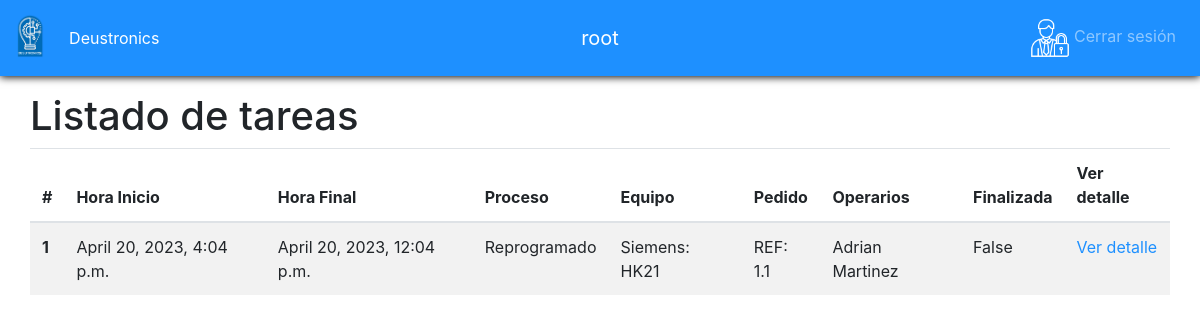
/tareas/ (signed in), run on an earlier commit of the app's database.
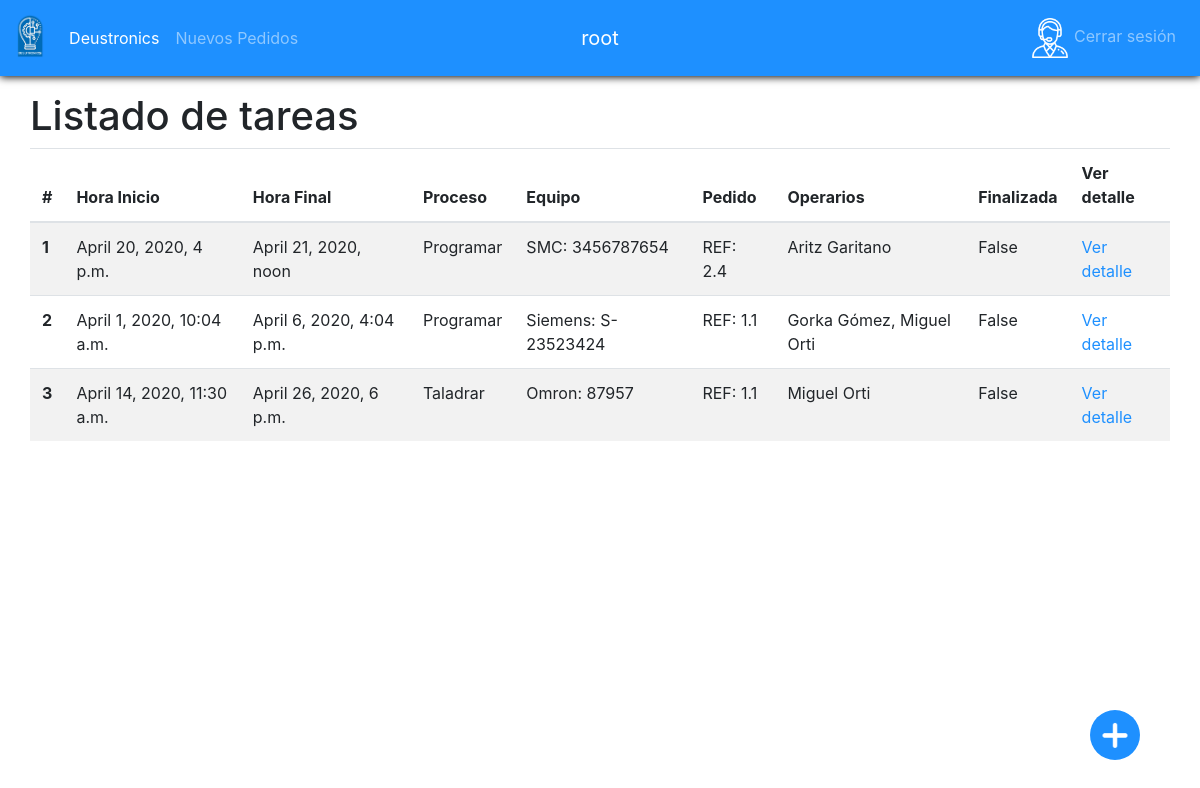
And on a later commit of the database.
### app/models.py (models this page shows, shortened)
class Tarea(models.Model):
    finalizada = models.BooleanField(default=False)
    hora_inicio = models.DateTimeField()
    hora_fin = models.DateTimeField()
    equipo = models.ForeignKey(Equipo, on_delete=models.SET_NULL, null=True)
    proceso = models.ForeignKey(Proceso, on_delete=models.SET_NULL, null=True)
    pedido = models.ForeignKey(Pedido, on_delete=models.SET_NULL, null=True)
    empleados_asignados = models.ManyToManyField(Empleado)

class Proceso(models.Model):
    nombre = models.CharField(max_length=100)
    def __str__(self):
       return self.nombre

class Equipo(models.Model):
    marca = models.CharField(max_length=100)
    modelo = models.CharField(max_length=100)
    tipo = models.ForeignKey(TipoEquipo, on_delete=models.SET_NULL, null=True)
    fecha_adquisicion = models.DateField()
    fecha_instalacion = models.DateField()
    fecha_ultimo_mantenimiento = models.DateField()
    def __str__(self):
       return str(f"{self.marca}: {self.modelo}")

class Pedido(models.Model):
    planificado = models.BooleanField()
    producido = models.BooleanField()
    cantidad = models.IntegerField()
    catalogo = models.ForeignKey(
        Catalogo, on_delete=models.SET_NULL, null=True)
    cliente = models.ForeignKey(Cliente, on_delete=models.SET_NULL, null=True)
    importe=models.FloatField()
    def __str__(self):
       return str(f"REF: {self.cliente.id}.{self.id}")

class Cliente(models.Model):
    nombre = models.CharField(max_length=100)
    usuario = models.ForeignKey(User, on_delete=models.CASCADE,unique=True)

class Empleado(models.Model):
    dni = models.CharField(max_length=9)
    nombre = models.CharField(max_length=100)
    apellido1 = models.CharField(max_length=100)
    apellido2 = models.CharField(max_length=100)
    telefono = models.CharField(max_length=15)
    usuario = models.ForeignKey(User, on_delete=models.CASCADE,unique=True)
    def __str__(self):
       return str(f"{self.nombre} {self.apellido1}")

### app/views.py (the view, shortened to what this page needs)
# urls.py: path('tareas/', login_required(views.TareaListView.as_view()), name='tarea_lista'),
class TareaListView(View):
    def get(self, req, *args, **kwargs):
        form =TareaForm()
        data=Tarea.objects.all()
        context={'form':form,'tareas':data, 'urlBotonFlotante':reverse('tarea_create')}
        return render(req, 'tarea_lista.html', context)

### app/templatetags/sesion_tags.py (called while the page is built)
@register.filter(name='has_group')
def has_group(user, group_name):
    return user.groups.filter(name=group_name).exists()

### app/templates/tarea_lista.html
{%extends 'base.html'%} {% block content%}
<h1>
  Listado de tareas
</h1>
<table class="table table-striped">
  <thead>
    <tr>
      <th scope="col">#</th>
      <th scope="col">Hora Inicio</th>
      <th scope="col">Hora Final</th>
      <th scope="col">Proceso</th>
      <th scope="col">Equipo</th>
      <th scope="col">Pedido</th>
      <th scope="col">Operarios</th>
      <th scope="col">Finalizada</th>
      <th scope="col">Ver detalle</th>
    </tr>
  </thead>
  <tbody>
    {%for tarea in tareas%}
    <tr>
      <th scope="row">{{tarea.id}}</th>
      <td>{{tarea.hora_inicio}}</td>
      <td>{{tarea.hora_fin}}</td>
      <td>{{tarea.proceso}}</td>
      <td>{{tarea.equipo}}</td>
      <td>{{tarea.pedido}}</td>
      <td>
        {{tarea.empleados_asignados.all|join:", "}}
      </td>
      <td>{{tarea.finalizada}}</td>
      <td><a href="{%url 'tarea_detalle' tarea.id %}"> Ver detalle</a></td>
    </tr>
    {%endfor%}
  </tbody>
</table>
{%endblock%}

### app/templates/base.html (shortened to what this page needs)
{%load static %} {% load sesion_tags %}
<!DOCTYPE html>
<html lang="en">
<head>
  <link rel="stylesheet" href="{% static 'main.css'%}" />
</head>
<body>
  {% block nav%}
  <nav class="navbar navbar-expand-md navbar-dark bg-primary mb-3" id="navbar">
    <div class="navbar-collapse collapse w-100 order-1 order-md-0 dual-collapse2">
      <a class="navbar-brand" href="{%url 'index' %}"><img src="{% static 'Desuto5.png' %}" alt="" id="logo" /></a>
      <ul class="navbar-nav mr-auto">
        <li class="nav-item active">
          <a class="nav-link" href="{%url 'index' %}">Deustronics</a>
        </li>
        {% if request.user|has_group:"OPERARIO" %}
        <li class="nav-item">
          <a class="nav-link" href="{% url 'mis_tareas'%}">Mis tareas</a>
        </li>
        {% elif request.user|has_group:"RESPONSABLE" %}
        <li class="nav-item">
          <a class="nav-link" href="{%url 'nuevos_pedidos' %}">Nuevos Pedidos</a>
        </li>
        {%endif%}
      </ul>
    </div>
    <div class="mx-auto order-0">
      <a class="navbar-brand mx-auto" href="#">{{user.get_username}}</a>
    </div>
    <div class="navbar-collapse collapse w-100 order-3 dual-collapse2">
      <ul class="navbar-nav ml-auto">
        <li class="nav-item">
          <a class="nav-link" href="{%url 'logout' %}">
            {% if request.user|has_group:"OPERARIO" %}
            <img class="user-type-icon" src="{%static 'icons/Operario.png'%}" alt="" />
            {% elif request.user|has_group:"CLIENTE" %}
            <img class="user-type-icon" src="{%static 'icons/Cliente.png'%}" alt="" />
            {% elif request.user|has_group:"RESPONSABLE" %}
            <img class="user-type-icon" src="{%static 'icons/Responsable.png'%}" alt="" />
            {%else%}
            <img class="user-type-icon" src="{%static 'icons/Admin.png'%}" alt="" />
            {%endif%}
            <span> Cerrar sesión </span></a>
        </li>
      </ul>
    </div>
  </nav>
  {%endblock%}
  <div class="container fill">
    <div class="row">
      {%block content %} {%endblock%}
    </div>
  </div>
  {%if urlBotonFlotante and request.user|has_group:"RESPONSABLE" %}
  <a id="botonFlotante" href="{{urlBotonFlotante}}">
    <div class="botonFlotantePadre">
      <span class="botonFlotanteHijo">
        <img id="iconoAñadir" src="{% static 'icons/ArturMas.png' %}" alt="Añadir" />
      </span>
    </div>
  </a>
  {%endif%}
</body>
</html>

What changed in the data, as far as the page shows it:
changed Tarea id 1: hora_inicio "April 20, 2023, 4:04 p.m." → "April 20, 2020, 4 p.m."; hora_fin "April 20, 2023, 12:04 p.m." → "April 21, 2020, noon"; proceso "Reprogramado" → "Programar"; equipo "Siemens: HK21" → "SMC: 3456787654"; pedido "REF: 1.1" → "REF: 2.4"; empleados_asignados.all "Adrian Martinez" → "Aritz Garitano"
added Tarea: id "2", hora_inicio "April 1, 2020, 10:04 a.m.", hora_fin "April 6, 2020, 4:04 p.m.", proceso "Programar", equipo "Siemens: S-23523424", pedido "REF: 1.1", empleados_asignados.all "Gorka Gómez, Miguel Orti", finalizada "False"
added Tarea: id "3", hora_inicio "April 14, 2020, 11:30 a.m.", hora_fin "April 26, 2020, 6 p.m.", proceso "Taladrar", equipo "Omron: 87957", pedido "REF: 1.1", empleados_asignados.all "Miguel Orti", finalizada "False"
Also different on the page:
text now shown: "Nuevos Pedidos"
